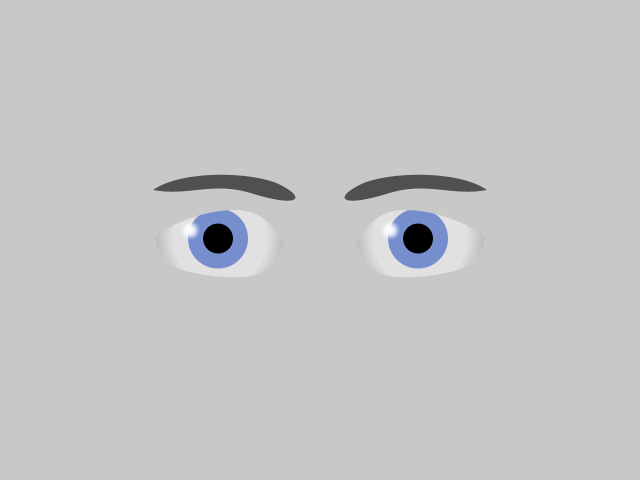
Frame 1 (no input)
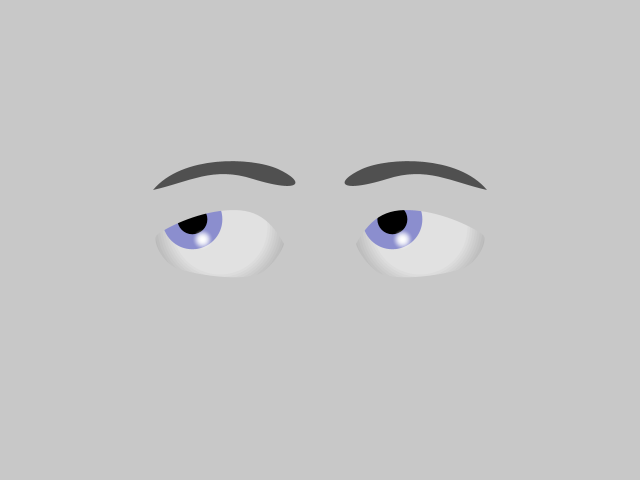
Frame 60 (the mouse pressed at the canvas centre just before this capture)
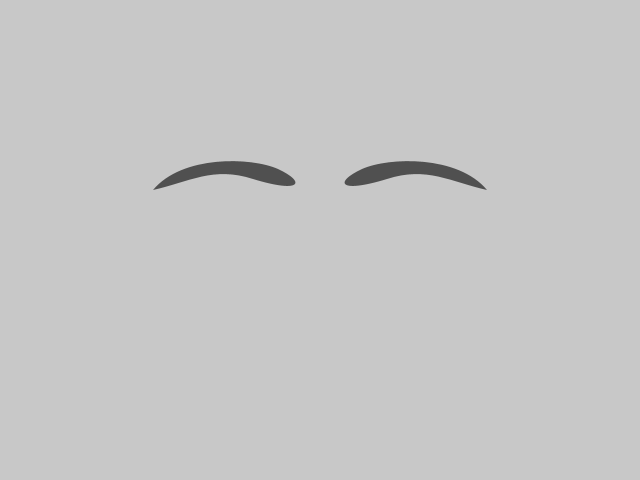
Frame 120 (the mouse held since frame 60 and released just before this capture)

The Processing sketch that drew these frames (run headless with seeded random() and noise(); from frame 60 on, the mouse is pressed at the canvas centre):

// Processing sketch: processing_13456
// ── processing_13456.pde

int window_width = 640;
int window_height = 480;

void setup()
{
  smooth();
  size(640,480);
  noStroke();
}

float currX = (window_width/2.0);
float currY = (window_height/2.0);
float easing = 0.075;

float currX2 = (window_width/2.0);
float currY2 = (window_height/2.0);

int r = 114;
int g = 142;
int b = 206;

float eyeradius = 55;
float pupildiameter = 30;
float irisdiameter = 60;
int eye_offset = 100;

float upY=190;

void draw()
{
  background(200);

  float xcenter = (width/2);
  float ycenter = (height/2);




  float centerdist = dist(mouseX, mouseY, xcenter, ycenter);


  float distconstrained = constrain(centerdist, 0, eyeradius-20);

  float theta=0;
  if(mouseX < xcenter)
  {
    theta = PI + atan((mouseY - ycenter)/(mouseX - xcenter));
  }
  else
  {
    theta = atan((mouseY - ycenter)/(mouseX - xcenter));
  }

  float y = distconstrained*sin(theta)+ycenter;
  float x = distconstrained*cos(theta)+xcenter;


  /***********easing*************/
  float targetX= x;
  float targetY= y;
  float dx = targetX-currX;
  float dy = targetY-currY;

  currX += dx * 0.07;
  currY += dy * 0.07;

  /***********easing*************/


  pupil_size();


  float limitY = constrain(currY, 227, 262);
  for(int i = 0; i < 10; i++)
  {
    fill(180+(5*i));
    ellipse(xcenter-eye_offset, limitY, (2*eyeradius+30)-(5*i),(2*eyeradius+30)-(5*i));
    ellipse(xcenter+eye_offset, limitY, (2*eyeradius+30)-(5*i),(2*eyeradius+30)-(5*i));
  }




  eye_color();
  fill(r,g,b);


  ellipse(currX-eye_offset, currY, irisdiameter,irisdiameter);
  ellipse(currX+eye_offset, currY, irisdiameter,irisdiameter);
  fill(0);
  ellipse(currX-eye_offset, currY, pupildiameter,pupildiameter);
  ellipse(currX+eye_offset, currY, pupildiameter,pupildiameter);



  /***********easing*************/
  float targetX2= x;
  float targetY2= y;
  float dx2 = targetX2-currX2;
  float dy2 = targetY2-currY2;


  currX2 += dx2 * 0.01;
  currY2 += dy2 * 0.01;
  /***********easing*************/

  //reflection 
  //  draw_reflection();
  for(int i = 0; i<10; i++)
  {
    fill(255,150-(15*i));
    ellipse(width - currX2 - eye_offset - 30, height-currY2- 10, 2+(2*i),2+(2*i));
    ellipse(width - currX2 + eye_offset - 30, height-currY2 -10, 2+(2*i),2+(2*i));
  }


  //left eye
  fill(200);
  beginShape();
  vertex(285,210);
  vertex(320,210);
  vertex(320,332);
  vertex(100,332);
  vertex(100,157);
  vertex(320,157);
  vertex(284,244);
  bezierVertex(268,215, 251,207, 220,211);
  bezierVertex(189,215, 161,231, 157,235);
  bezierVertex(152,239, 160,259, 174,267);
  bezierVertex(188,274, 248,284, 264,271);
  bezierVertex(280,258, 284,244, 284,244);
  endShape(CLOSE);

  //right eye
  fill(200);
  beginShape();
  vertex(width-285,210);
  vertex(width-320,210);
  vertex(width-320,332);
  vertex(width-100,332);
  vertex(width-100,157);
  vertex(width-320,157);
  vertex(width-284,244);
  bezierVertex(width-268,215, width-251,207, width-220,211);
  bezierVertex(width-189,215, width-161,231, width-157,235);
  bezierVertex(width-152,239, width-160,259, width-174,267);
  bezierVertex(width-188,274, width-248,284, width-264,271);
  bezierVertex(width-280,258, width-284,244, width-284,244);
  endShape(CLOSE);



  //eyebrows
  if(mousePressed)
  {
  }

  else if(!mousePressed)
  {
    if(mouseY < 195)
    {
      if(upY > 175)
      {
      upY-=0.25;
      }
    }
    else if(mouseY >= 195 && mouseY < 280)
    {
      if(upY < 190)
      {
        upY+=0.25;
      }
      else if(upY > 190)
      {
        upY-=0.25;
      }
    }
    else if(mouseY >= 280)
    {
      if(upY <205)
      {
        upY+=0.25;
      }
    }
  }

  fill(80);
  beginShape();
  vertex(487,190);
  bezierVertex(458,upY-20, 389,upY-18, 362,upY-6);
  bezierVertex(334,upY+7, 338,upY+19, 387,upY+4);
  bezierVertex(427,upY-9, 451,upY+7, 487,190);
  endShape(CLOSE);

  fill(80);
  beginShape();
  vertex(width-487,190);
  bezierVertex(width-458,upY-20, width-389,upY-18, width-362,upY-6);
  bezierVertex(width-334,upY+7, width-338,upY+19, width-387,upY+4);
  bezierVertex(width-427,upY-9, width-451,upY+7, width-487,190);
  endShape(CLOSE);
}

void eye_color()
{
  if (mousePressed)
  {
    if(r >88)
    {
      r-=0.2;
    }
  }
  else
  {
    if(r <138)
    {
      r+=5;
    }
  }
}

void pupil_size()
{
  if(mousePressed)
  {
    if(pupildiameter < 40)
    {
      pupildiameter+=0.2;
    }
  }
  else {
    if(pupildiameter > 30)
    {
      pupildiameter--;
    }
  }
}
